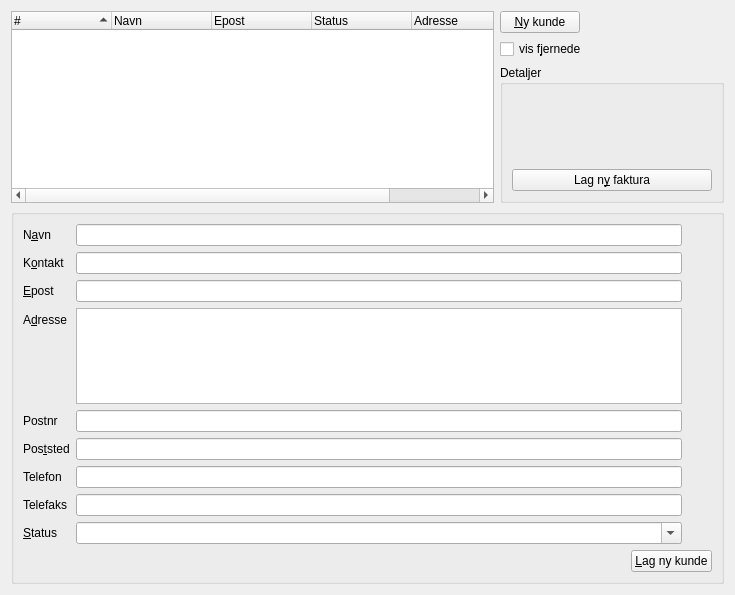
          <widget class="QWidget" name="tab_2" >
           <attribute name="title" >
            <string>&amp;Kunder</string>
           </attribute>
           <layout class="QGridLayout" name="gridLayout_2" >
            <item row="4" column="0" colspan="3" >
             <widget class="QGroupBox" name="kundeInfo" >
              <property name="title" >
               <string/>
              </property>
              <property name="flat" >
               <bool>true</bool>
              </property>
              <layout class="QGridLayout" name="gridLayout" >
               <item row="1" column="0" colspan="2" >
                <layout class="QHBoxLayout" name="horizontalLayout_6" >
                 <item>
                  <spacer name="horizontalSpacer_2" >
                   <property name="orientation" >
                    <enum>Qt::Horizontal</enum>
                   </property>
                   <property name="sizeHint" stdset="0" >
                    <size>
                     <width>608</width>
                     <height>20</height>
                    </size>
                   </property>
                  </spacer>
                 </item>
                 <item>
                  <widget class="QPushButton" name="kundeInfoEndre" >
                   <property name="text" >
                    <string>&amp;Lag ny kunde</string>
                   </property>
                   <property name="shortcut" >
                    <string>Alt+L</string>
                   </property>
                  </widget>
                 </item>
                </layout>
               </item>
               <item row="0" column="0" >
                <layout class="QFormLayout" name="formLayout" >
                 <property name="fieldGrowthPolicy" >
                  <enum>QFormLayout::ExpandingFieldsGrow</enum>
                 </property>
                 <item row="1" column="0" >
                  <widget class="QLabel" name="textLabel2" >
                   <property name="text" >
                    <string>N&amp;avn</string>
                   </property>
                   <property name="wordWrap" >
                    <bool>false</bool>
                   </property>
                   <property name="buddy" >
                    <cstring>kundeInfoNavn</cstring>
                   </property>
                  </widget>
                 </item>
                 <item row="1" column="1" >
                  <widget class="QLineEdit" name="kundeInfoNavn" />
                 </item>
                 <item row="2" column="0" >
                  <widget class="QLabel" name="textLabel2_3_2" >
                   <property name="text" >
                    <string>K&amp;ontakt</string>
                   </property>
                   <property name="textFormat" >
                    <enum>Qt::PlainText</enum>
                   </property>
                   <property name="wordWrap" >
                    <bool>false</bool>
                   </property>
                   <property name="buddy" >
                    <cstring>kundeInfoKontaktperson</cstring>
                   </property>
                  </widget>
                 </item>
                 <item row="2" column="1" >
                  <widget class="QLineEdit" name="kundeInfoKontaktperson" />
                 </item>
                 <item row="3" column="0" >
                  <widget class="QLabel" name="textLabel2_3" >
                   <property name="text" >
                    <string>&amp;Epost</string>
                   </property>
                   <property name="wordWrap" >
                    <bool>false</bool>
                   </property>
                   <property name="buddy" >
                    <cstring>kundeInfoEpost</cstring>
                   </property>
                  </widget>
                 </item>
                 <item row="3" column="1" >
                  <widget class="QLineEdit" name="kundeInfoEpost" />
                 </item>
                 <item row="4" column="0" >
                  <widget class="QLabel" name="textLabel3" >
                   <property name="text" >
                    <string>A&amp;dresse</string>
                   </property>
                   <property name="wordWrap" >
                    <bool>false</bool>
                   </property>
                   <property name="buddy" >
                    <cstring>kundeInfoAdresse</cstring>
                   </property>
                  </widget>
                 </item>
                 <item row="4" column="1" >
                  <widget class="QPlainTextEdit" name="kundeInfoAdresse" >
                   <property name="maximumSize" >
                    <size>
                     <width>16777215</width>
                     <height>96</height>
                    </size>
                   </property>
                   <property name="tabChangesFocus" >
                    <bool>true</bool>
                   </property>
                  </widget>
                 </item>
                 <item row="7" column="1" >
                  <widget class="QLineEdit" name="kundeInfoPostnummer" >
                   <property name="sizePolicy" >
                    <sizepolicy vsizetype="Fixed" hsizetype="Expanding" >
                     <horstretch>4</horstretch>
                     <verstretch>0</verstretch>
                    </sizepolicy>
                   </property>
                   <property name="toolTip" >
                    <string>Sett inn norsk postnummer</string>
                   </property>
                   <property name="inputMask" >
                    <string comment="Kommentar: Sett inn norsk postnummer" >0000; </string>
                   </property>
                  </widget>
                 </item>
                 <item row="9" column="0" >
                  <widget class="QLabel" name="textLabel1_3_3_2_4" >
                   <property name="text" >
                    <string>Telefon</string>
                   </property>
                   <property name="wordWrap" >
                    <bool>false</bool>
                   </property>
                   <property name="buddy" >
                    <cstring>kundeInfoTelefon</cstring>
                   </property>
                  </widget>
                 </item>
                 <item row="9" column="1" >
                  <widget class="QLineEdit" name="kundeInfoTelefon" >
                   <property name="sizePolicy" >
                    <sizepolicy vsizetype="Fixed" hsizetype="MinimumExpanding" >
                     <horstretch>1</horstretch>
                     <verstretch>0</verstretch>
                    </sizepolicy>
                   </property>
                   <property name="inputMask" >
                    <string>00000000; </string>
                   </property>
                  </widget>
                 </item>
                 <item row="11" column="0" >
                  <widget class="QLabel" name="textLabel1_3_3_3_4" >
                   <property name="text" >
                    <string>Telefaks</string>
                   </property>
                   <property name="wordWrap" >
                    <bool>false</bool>
                   </property>
                   <property name="buddy" >
                    <cstring>kundeInfoTelefaks</cstring>
                   </property>
                  </widget>
                 </item>
                 <item row="11" column="1" >
                  <widget class="QLineEdit" name="kundeInfoTelefaks" >
                   <property name="sizePolicy" >
                    <sizepolicy vsizetype="Fixed" hsizetype="Expanding" >
                     <horstretch>1</horstretch>
                     <verstretch>0</verstretch>
                    </sizepolicy>
                   </property>
                   <property name="inputMask" >
                    <string>00000000; </string>
                   </property>
                  </widget>
                 </item>
                 <item row="12" column="0" >
                  <widget class="QLabel" name="textLabel4" >
                   <property name="text" >
                    <string>&amp;Status</string>
                   </property>
                   <property name="wordWrap" >
                    <bool>false</bool>
                   </property>
                   <property name="buddy" >
                    <cstring>kundeInfoStatus</cstring>
                   </property>
                  </widget>
                 </item>
                 <item row="12" column="1" >
                  <widget class="QComboBox" name="kundeInfoStatus" >
                   <property name="sizePolicy" >
                    <sizepolicy vsizetype="Fixed" hsizetype="MinimumExpanding" >
                     <horstretch>0</horstretch>
                     <verstretch>0</verstretch>
                    </sizepolicy>
                   </property>
                   <property name="editable" >
                    <bool>true</bool>
                   </property>
                   <property name="insertPolicy" >
                    <enum>QComboBox::InsertAtCurrent</enum>
                   </property>
                   <property name="sizeAdjustPolicy" >
                    <enum>QComboBox::AdjustToContents</enum>
                   </property>
                  </widget>
                 </item>
                 <item row="8" column="1" >
                  <widget class="QLineEdit" name="kundeInfoPoststed" >
                   <property name="sizePolicy" >
                    <sizepolicy vsizetype="Fixed" hsizetype="Expanding" >
                     <horstretch>0</horstretch>
                     <verstretch>0</verstretch>
                    </sizepolicy>
                   </property>
                  </widget>
                 </item>
                 <item row="8" column="0" >
                  <widget class="QLabel" name="textLabel1_3_4_2" >
                   <property name="text" >
                    <string>Pos&amp;tsted</string>
                   </property>
                   <property name="wordWrap" >
                    <bool>false</bool>
                   </property>
                   <property name="buddy" >
                    <cstring>kundeInfoPoststed</cstring>
                   </property>
                  </widget>
                 </item>
                 <item row="7" column="0" >
                  <widget class="QLabel" name="textLabel1_3_3_5" >
                   <property name="text" >
                    <string>Postnr</string>
                   </property>
                   <property name="wordWrap" >
                    <bool>false</bool>
                   </property>
                   <property name="buddy" >
                    <cstring>kundeInfoPostnummer</cstring>
                   </property>
                  </widget>
                 </item>
                </layout>
               </item>
               <item row="0" column="1" >
                <layout class="QVBoxLayout" name="verticalLayout" >
                 <item>
                  <widget class="QLabel" name="kundeInfoKryss" >
                   <property name="minimumSize" >
                    <size>
                     <width>24</width>
                     <height>24</height>
                    </size>
                   </property>
                   <property name="maximumSize" >
                    <size>
                     <width>24</width>
                     <height>24</height>
                    </size>
                   </property>
                   <property name="text" >
                    <string/>
                   </property>
                   <property name="pixmap" >
                    <pixmap resource="../../faktura.qrc" >:/pix/cross.svg</pixmap>
                   </property>
                   <property name="scaledContents" >
                    <bool>true</bool>
                   </property>
                  </widget>
                 </item>
                 <item>
                  <spacer name="verticalSpacer" >
                   <property name="orientation" >
                    <enum>Qt::Vertical</enum>
                   </property>
                   <property name="sizeHint" stdset="0" >
                    <size>
                     <width>20</width>
                     <height>220</height>
                    </size>
                   </property>
                  </spacer>
                 </item>
                </layout>
               </item>
              </layout>
              <zorder></zorder>
             </widget>
            </item>
            <item rowspan="4" row="0" column="0" colspan="2" >
             <widget class="QTreeWidget" name="kundeKundeliste" >
              <property name="sizePolicy" >
               <sizepolicy vsizetype="Expanding" hsizetype="Expanding" >
                <horstretch>2</horstretch>
                <verstretch>1</verstretch>
               </sizepolicy>
              </property>
              <property name="editTriggers" >
               <set>QAbstractItemView::NoEditTriggers</set>
              </property>
              <property name="showDropIndicator" stdset="0" >
               <bool>false</bool>
              </property>
              <property name="alternatingRowColors" >
               <bool>true</bool>
              </property>
              <property name="rootIsDecorated" >
               <bool>false</bool>
              </property>
              <property name="uniformRowHeights" >
               <bool>true</bool>
              </property>
              <property name="itemsExpandable" >
               <bool>false</bool>
              </property>
              <property name="sortingEnabled" >
               <bool>true</bool>
              </property>
              <property name="animated" >
               <bool>true</bool>
              </property>
              <property name="allColumnsShowFocus" >
               <bool>true</bool>
              </property>
              <property name="expandsOnDoubleClick" >
               <bool>false</bool>
              </property>
              <column>
               <property name="text" >
                <string>#</string>
               </property>
              </column>
              <column>
               <property name="text" >
                <string>Navn</string>
               </property>
              </column>
              <column>
               <property name="text" >
                <string>Epost</string>
               </property>
              </column>
              <column>
               <property name="text" >
                <string>Status</string>
               </property>
              </column>
              <column>
               <property name="text" >
                <string>Adresse</string>
               </property>
              </column>
              <column>
               <property name="text" >
                <string>Telefon</string>
               </property>
              </column>
             </widget>
            </item>
            <item row="1" column="2" >
             <widget class="QCheckBox" name="kundeVisFjernede" >
              <property name="sizePolicy" >
               <sizepolicy vsizetype="Fixed" hsizetype="Maximum" >
                <horstretch>0</horstretch>
                <verstretch>0</verstretch>
               </sizepolicy>
              </property>
              <property name="text" >
               <string>vis f&amp;jernede</string>
              </property>
              <property name="shortcut" >
               <string>Alt+J</string>
              </property>
             </widget>
            </item>
            <item rowspan="2" row="2" column="2" >
             <widget class="QGroupBox" name="groupBox" >
              <property name="title" >
               <string>Detaljer</string>
              </property>
              <layout class="QGridLayout" name="gridLayout_14" >
               <item row="0" column="0" >
                <widget class="QLabel" name="kundeDetaljerTekst" >
                 <property name="sizePolicy" >
                  <sizepolicy vsizetype="MinimumExpanding" hsizetype="Minimum" >
                   <horstretch>0</horstretch>
                   <verstretch>1</verstretch>
                  </sizepolicy>
                 </property>
                 <property name="minimumSize" >
                  <size>
                   <width>200</width>
                   <height>0</height>
                  </size>
                 </property>
                 <property name="textFormat" >
                  <enum>Qt::RichText</enum>
                 </property>
                 <property name="alignment" >
                  <set>Qt::AlignLeading|Qt::AlignLeft|Qt::AlignTop</set>
                 </property>
                 <property name="wordWrap" >
                  <bool>true</bool>
                 </property>
                </widget>
               </item>
               <item row="1" column="0" >
                <widget class="QPushButton" name="kundeNyFaktura" >
                 <property name="toolTip" >
                  <string>Oppretter en ny faktura til denne kunden</string>
                 </property>
                 <property name="text" >
                  <string>Lag n&amp;y faktura</string>
                 </property>
                 <property name="shortcut" >
                  <string>Alt+Y</string>
                 </property>
                </widget>
               </item>
              </layout>
             </widget>
            </item>
            <item row="0" column="2" >
             <widget class="QPushButton" name="kundeNy" >
              <property name="sizePolicy" >
               <sizepolicy vsizetype="Fixed" hsizetype="Maximum" >
                <horstretch>0</horstretch>
                <verstretch>0</verstretch>
               </sizepolicy>
              </property>
              <property name="text" >
               <string>&amp;Ny kunde</string>
              </property>
              <property name="shortcut" >
               <string>Alt+N</string>
              </property>
             </widget>
            </item>
           </layout>
          </widget>
